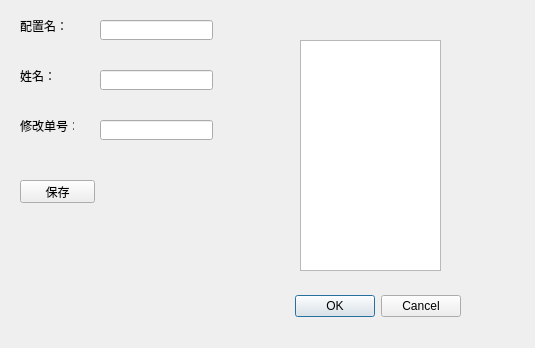
<?xml version="1.0" encoding="UTF-8"?>
<ui version="4.0">
 <class>SetDialog</class>
 <widget class="QDialog" name="SetDialog">
  <property name="geometry">
   <rect>
    <x>0</x>
    <y>0</y>
    <width>535</width>
    <height>348</height>
   </rect>
  </property>
  <property name="windowTitle">
   <string>Dialog</string>
  </property>
  <widget class="QDialogButtonBox" name="buttonBox">
   <property name="geometry">
    <rect>
     <x>120</x>
     <y>290</y>
     <width>341</width>
     <height>32</height>
    </rect>
   </property>
   <property name="orientation">
    <enum>Qt::Horizontal</enum>
   </property>
   <property name="standardButtons">
    <set>QDialogButtonBox::Cancel|QDialogButtonBox::Ok</set>
   </property>
  </widget>
  <widget class="QLineEdit" name="userNameEdit">
   <property name="geometry">
    <rect>
     <x>100</x>
     <y>70</y>
     <width>113</width>
     <height>20</height>
    </rect>
   </property>
  </widget>
  <widget class="QLineEdit" name="modifyNoEdit">
   <property name="geometry">
    <rect>
     <x>100</x>
     <y>120</y>
     <width>113</width>
     <height>20</height>
    </rect>
   </property>
  </widget>
  <widget class="QLabel" name="label">
   <property name="geometry">
    <rect>
     <x>20</x>
     <y>70</y>
     <width>54</width>
     <height>12</height>
    </rect>
   </property>
   <property name="text">
    <string>姓名：</string>
   </property>
  </widget>
  <widget class="QLabel" name="label_2">
   <property name="geometry">
    <rect>
     <x>20</x>
     <y>120</y>
     <width>54</width>
     <height>12</height>
    </rect>
   </property>
   <property name="text">
    <string>修改单号：</string>
   </property>
  </widget>
  <widget class="QPushButton" name="save">
   <property name="geometry">
    <rect>
     <x>20</x>
     <y>180</y>
     <width>75</width>
     <height>23</height>
    </rect>
   </property>
   <property name="text">
    <string>保存</string>
   </property>
  </widget>
  <widget class="QListView" name="settingList">
   <property name="geometry">
    <rect>
     <x>300</x>
     <y>40</y>
     <width>141</width>
     <height>231</height>
    </rect>
   </property>
  </widget>
  <widget class="QLineEdit" name="settingName">
   <property name="geometry">
    <rect>
     <x>100</x>
     <y>20</y>
     <width>113</width>
     <height>20</height>
    </rect>
   </property>
  </widget>
  <widget class="QLabel" name="label_3">
   <property name="geometry">
    <rect>
     <x>20</x>
     <y>20</y>
     <width>54</width>
     <height>12</height>
    </rect>
   </property>
   <property name="text">
    <string>配置名：</string>
   </property>
  </widget>
 </widget>
 <resources/>
 <connections>
  <connection>
   <sender>buttonBox</sender>
   <signal>accepted()</signal>
   <receiver>SetDialog</receiver>
   <slot>accept()</slot>
   <hints>
    <hint type="sourcelabel">
     <x>248</x>
     <y>254</y>
    </hint>
    <hint type="destinationlabel">
     <x>157</x>
     <y>274</y>
    </hint>
   </hints>
  </connection>
  <connection>
   <sender>buttonBox</sender>
   <signal>rejected()</signal>
   <receiver>SetDialog</receiver>
   <slot>reject()</slot>
   <hints>
    <hint type="sourcelabel">
     <x>316</x>
     <y>260</y>
    </hint>
    <hint type="destinationlabel">
     <x>286</x>
     <y>274</y>
    </hint>
   </hints>
  </connection>
 </connections>
</ui>
